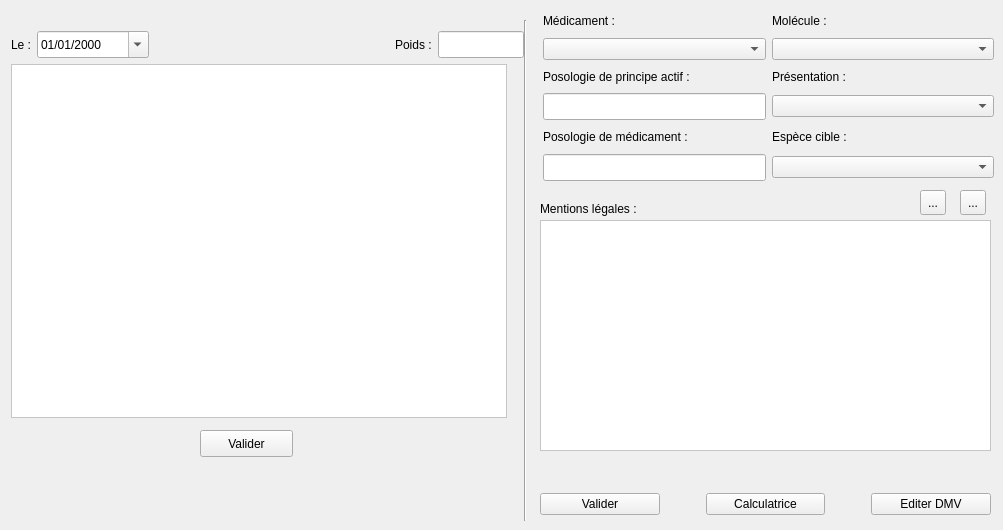
      <widget class="QWidget" name="tab_ordonnances">
       <attribute name="title">
        <string>Ordonnances</string>
       </attribute>
       <widget class="QTextBrowser" name="textBrowser_medicament">
        <property name="geometry">
         <rect>
          <x>540</x>
          <y>220</y>
          <width>451</width>
          <height>231</height>
         </rect>
        </property>
        <property name="styleSheet">
         <string notr="true">background-color: rgb(255, 255, 255);</string>
        </property>
       </widget>
       <widget class="QLabel" name="label_RCP">
        <property name="geometry">
         <rect>
          <x>540</x>
          <y>200</y>
          <width>131</width>
          <height>17</height>
         </rect>
        </property>
        <property name="text">
         <string>Mentions légales :</string>
        </property>
        <property name="buddy">
         <cstring>textBrowser_medicament</cstring>
        </property>
       </widget>
       <widget class="Line" name="line_9">
        <property name="geometry">
         <rect>
          <x>515</x>
          <y>20</y>
          <width>20</width>
          <height>501</height>
         </rect>
        </property>
        <property name="orientation">
         <enum>Qt::Vertical</enum>
        </property>
       </widget>
       <widget class="QToolButton" name="toolButton_5">
        <property name="geometry">
         <rect>
          <x>960</x>
          <y>190</y>
          <width>26</width>
          <height>25</height>
         </rect>
        </property>
        <property name="toolTip">
         <string>Texte complet</string>
        </property>
        <property name="text">
         <string>...</string>
        </property>
        <property name="icon">
         <iconset resource="resources.qrc">
          <normaloff>:/newPrefix/images/doc_all.png</normaloff>:/newPrefix/images/doc_all.png</iconset>
        </property>
        <property name="iconSize">
         <size>
          <width>20</width>
          <height>20</height>
         </size>
        </property>
       </widget>
       <widget class="QToolButton" name="toolButton_6">
        <property name="geometry">
         <rect>
          <x>920</x>
          <y>190</y>
          <width>26</width>
          <height>25</height>
         </rect>
        </property>
        <property name="toolTip">
         <string>Résumé</string>
        </property>
        <property name="text">
         <string>...</string>
        </property>
        <property name="icon">
         <iconset resource="resources.qrc">
          <normaloff>:/newPrefix/images/doc_abst.png</normaloff>:/newPrefix/images/doc_abst.png</iconset>
        </property>
        <property name="iconSize">
         <size>
          <width>32</width>
          <height>32</height>
         </size>
        </property>
       </widget>
       <widget class="QWidget" name="layoutWidget_15">
        <property name="geometry">
         <rect>
          <x>543</x>
          <y>10</y>
          <width>451</width>
          <height>171</height>
         </rect>
        </property>
        <layout class="QGridLayout" name="gridLayout">
         <item row="0" column="0">
          <widget class="QLabel" name="label_medicament">
           <property name="text">
            <string>Médicament :</string>
           </property>
           <property name="buddy">
            <cstring>comboBox_medicament</cstring>
           </property>
          </widget>
         </item>
         <item row="0" column="1">
          <widget class="QLabel" name="label_molecule">
           <property name="text">
            <string>Molécule :</string>
           </property>
           <property name="buddy">
            <cstring>comboBox_molecule</cstring>
           </property>
          </widget>
         </item>
         <item row="1" column="0">
          <widget class="QComboBox" name="comboBox_medicament">
           <property name="sizePolicy">
            <sizepolicy hsizetype="Minimum" vsizetype="Fixed">
             <horstretch>0</horstretch>
             <verstretch>0</verstretch>
            </sizepolicy>
           </property>
          </widget>
         </item>
         <item row="1" column="1">
          <widget class="QComboBox" name="comboBox_molecule">
           <property name="sizePolicy">
            <sizepolicy hsizetype="Preferred" vsizetype="Fixed">
             <horstretch>0</horstretch>
             <verstretch>0</verstretch>
            </sizepolicy>
           </property>
           <property name="baseSize">
            <size>
             <width>0</width>
             <height>0</height>
            </size>
           </property>
          </widget>
         </item>
         <item row="2" column="0">
          <widget class="QLabel" name="label_posomol">
           <property name="text">
            <string>Posologie de principe actif :</string>
           </property>
           <property name="buddy">
            <cstring>lineEdit_posomol</cstring>
           </property>
          </widget>
         </item>
         <item row="2" column="1">
          <widget class="QLabel" name="label_presentation">
           <property name="text">
            <string>Présentation :</string>
           </property>
           <property name="buddy">
            <cstring>comboBox_presentation</cstring>
           </property>
          </widget>
         </item>
         <item row="3" column="0">
          <widget class="QLineEdit" name="lineEdit_posomol">
           <property name="sizePolicy">
            <sizepolicy hsizetype="Minimum" vsizetype="Fixed">
             <horstretch>0</horstretch>
             <verstretch>0</verstretch>
            </sizepolicy>
           </property>
           <property name="minimumSize">
            <size>
             <width>0</width>
             <height>27</height>
            </size>
           </property>
          </widget>
         </item>
         <item row="3" column="1">
          <widget class="QComboBox" name="comboBox_presentation"/>
         </item>
         <item row="4" column="0">
          <widget class="QLabel" name="label_posomed">
           <property name="text">
            <string>Posologie de médicament :</string>
           </property>
           <property name="buddy">
            <cstring>lineEdit_posomed</cstring>
           </property>
          </widget>
         </item>
         <item row="4" column="1">
          <widget class="QLabel" name="label_especeCible">
           <property name="text">
            <string>Espèce cible :</string>
           </property>
           <property name="buddy">
            <cstring>comboBox_especeCible</cstring>
           </property>
          </widget>
         </item>
         <item row="5" column="0">
          <widget class="QLineEdit" name="lineEdit_posomed">
           <property name="sizePolicy">
            <sizepolicy hsizetype="Minimum" vsizetype="Fixed">
             <horstretch>0</horstretch>
             <verstretch>0</verstretch>
            </sizepolicy>
           </property>
           <property name="minimumSize">
            <size>
             <width>0</width>
             <height>27</height>
            </size>
           </property>
          </widget>
         </item>
         <item row="5" column="1">
          <widget class="QComboBox" name="comboBox_especeCible"/>
         </item>
        </layout>
       </widget>
       <widget class="QWidget" name="layoutWidget_16">
        <property name="geometry">
         <rect>
          <x>540</x>
          <y>490</y>
          <width>451</width>
          <height>29</height>
         </rect>
        </property>
        <layout class="QHBoxLayout" name="horizontalLayout_22">
         <item>
          <widget class="QPushButton" name="pushButton_validOrdonnance">
           <property name="text">
            <string>Valider</string>
           </property>
          </widget>
         </item>
         <item>
          <spacer name="horizontalSpacer_12">
           <property name="orientation">
            <enum>Qt::Horizontal</enum>
           </property>
           <property name="sizeType">
            <enum>QSizePolicy::Maximum</enum>
           </property>
           <property name="sizeHint" stdset="0">
            <size>
             <width>40</width>
             <height>20</height>
            </size>
           </property>
          </spacer>
         </item>
         <item>
          <widget class="QPushButton" name="pushButton_CalculPoso">
           <property name="text">
            <string>Calculatrice</string>
           </property>
          </widget>
         </item>
         <item>
          <spacer name="horizontalSpacer_13">
           <property name="orientation">
            <enum>Qt::Horizontal</enum>
           </property>
           <property name="sizeType">
            <enum>QSizePolicy::Maximum</enum>
           </property>
           <property name="sizeHint" stdset="0">
            <size>
             <width>40</width>
             <height>20</height>
            </size>
           </property>
          </spacer>
         </item>
         <item>
          <widget class="QPushButton" name="pushButton_DMV">
           <property name="text">
            <string>Editer DMV</string>
           </property>
          </widget>
         </item>
        </layout>
       </widget>
       <widget class="QWidget" name="layoutWidget_17">
        <property name="geometry">
         <rect>
          <x>11</x>
          <y>31</y>
          <width>513</width>
          <height>387</height>
         </rect>
        </property>
        <layout class="QVBoxLayout" name="verticalLayout_17">
         <item>
          <layout class="QHBoxLayout" name="horizontalLayout_23">
           <property name="sizeConstraint">
            <enum>QLayout::SetDefaultConstraint</enum>
           </property>
           <item>
            <widget class="QLabel" name="label_50">
             <property name="text">
              <string>Le :</string>
             </property>
             <property name="alignment">
              <set>Qt::AlignRight|Qt::AlignTrailing|Qt::AlignVCenter</set>
             </property>
             <property name="buddy">
              <cstring>dateEdit_ordonance</cstring>
             </property>
            </widget>
           </item>
           <item>
            <widget class="QDateEdit" name="dateEdit_ordonance">
             <property name="sizePolicy">
              <sizepolicy hsizetype="Fixed" vsizetype="Fixed">
               <horstretch>0</horstretch>
               <verstretch>0</verstretch>
              </sizepolicy>
             </property>
             <property name="minimumSize">
              <size>
               <width>112</width>
               <height>27</height>
              </size>
             </property>
             <property name="baseSize">
              <size>
               <width>0</width>
               <height>0</height>
              </size>
             </property>
             <property name="displayFormat">
              <string>dd/MM/yyyy</string>
             </property>
             <property name="calendarPopup">
              <bool>true</bool>
             </property>
            </widget>
           </item>
           <item>
            <spacer name="horizontalSpacer_14">
             <property name="orientation">
              <enum>Qt::Horizontal</enum>
             </property>
             <property name="sizeType">
              <enum>QSizePolicy::Fixed</enum>
             </property>
             <property name="sizeHint" stdset="0">
              <size>
               <width>240</width>
               <height>20</height>
              </size>
             </property>
            </spacer>
           </item>
           <item>
            <widget class="QLabel" name="label_51">
             <property name="text">
              <string>Poids :</string>
             </property>
             <property name="buddy">
              <cstring>lineEdit_poids</cstring>
             </property>
            </widget>
           </item>
           <item>
            <widget class="QLineEdit" name="lineEdit_poids">
             <property name="sizePolicy">
              <sizepolicy hsizetype="Fixed" vsizetype="Fixed">
               <horstretch>15</horstretch>
               <verstretch>0</verstretch>
              </sizepolicy>
             </property>
             <property name="minimumSize">
              <size>
               <width>66</width>
               <height>27</height>
              </size>
             </property>
            </widget>
           </item>
          </layout>
         </item>
         <item>
          <widget class="QTextEdit" name="textEdit">
           <property name="sizePolicy">
            <sizepolicy hsizetype="Preferred" vsizetype="Fixed">
             <horstretch>0</horstretch>
             <verstretch>0</verstretch>
            </sizepolicy>
           </property>
           <property name="minimumSize">
            <size>
             <width>491</width>
             <height>350</height>
            </size>
           </property>
           <property name="maximumSize">
            <size>
             <width>496</width>
             <height>391</height>
            </size>
           </property>
           <property name="styleSheet">
            <string notr="true">background-color: rgb(255, 255, 255);</string>
           </property>
          </widget>
         </item>
        </layout>
       </widget>
       <widget class="QPushButton" name="pushButton_OrdonnanceValid">
        <property name="geometry">
         <rect>
          <x>200</x>
          <y>430</y>
          <width>93</width>
          <height>27</height>
         </rect>
        </property>
        <property name="text">
         <string>Valider</string>
        </property>
       </widget>
      </widget>
